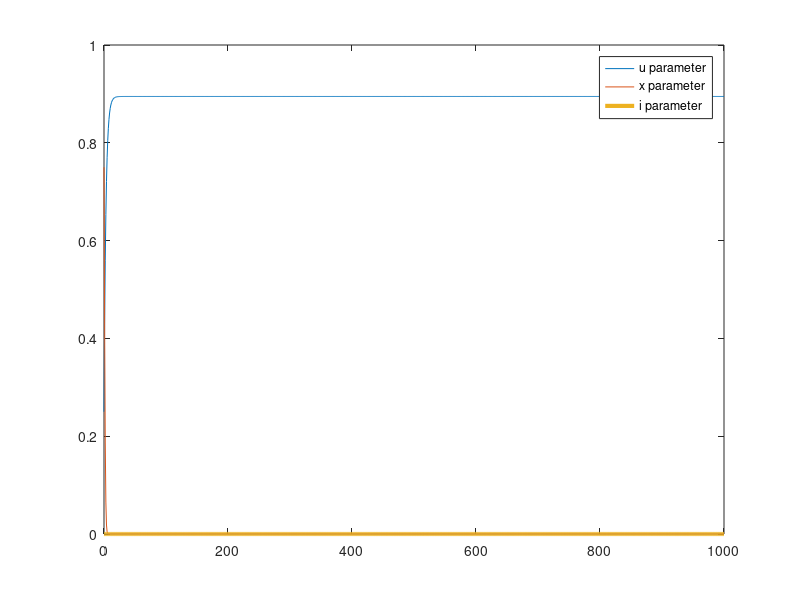

The MATLAB script that drew this image: (Note: this script raises an error after producing the figure.)
% CARLsim
cap_u_cs = 0.2;%0.1119;%0.135;%0.1119;
tau_u_cs = 20;%60;%24;
tau_x_cs = 140;%80;%40;%80;%40;%70;%200;%120;
tau_d_cs = 15;%24;%28;%20;%28;%38.5;%23;%18;%15;
g_cs = 1.01;%1.0238;%1.0315;%1.0325;
u_cs = 0;
x_cs = 1;
A_cs = 20;%20*200;%4;%2;
i_cs = 0;
% Keivan
cap_u_km = 0.25;%0.005;%0.2;%0.1119;%0.135;%0.1119;
tau_u_km = 25;%100;%25;%60;%24;
tau_x_km = 600;%1000;%500;%80;%40;%80;%40;%70;%200;%120;
tau_d_km = 5;%3.0;%5;%24;%28;%20;%28;%38.5;%23;%18;%15;
g_km = 3;%1;%1.0238;%1.0315;%1.0325;
u_km = 0;
x_km = 1;
A_km = 0;%1;%20*200;%4;%2;
%w_km = 10;
i_km = 0;
Vm = 0;%-80;
pst = 0;
spk = 1;
ts=0.5; % time step
t_total = 1000;
simdur = linspace(0,t_total,t_total);
u_all_cs=[]; u_all_km=[];
x_all_cs=[]; x_all_km=[];
i_all_cs=[]; i_all_km=[];

for t=1:length(simdur)
    % CARLsim's methods
	u_cs=u_cs+((-u_cs/tau_u_cs)+(cap_u_cs*(1-u_cs)).*spk);
	x_cs=x_cs+(((1-x_cs)/tau_x_cs)-u_cs.*x_cs.*spk);
	i_cs=i_cs+ts*(-i_cs/tau_d_cs+A_cs.*u_cs.*x_cs-spk);
	i_cs=i_cs+ts*(-i_cs/tau_d_cs+A_cs.*u_cs.*x_cs-spk);
	i_cs=i_cs*g_cs;

    if mod(t,200)==0
        spk = 1;
    else
        spk = 0;
    end
    
    % Keivan's methods
    deltat = pst-t;
    tau1r = tau_d_km / (tau_d_km-tau_x_km);
    y_ = A_km * exp(deltat/tau_d_km);
    x_ = 1 + (x_km-1+tau1r*A_km)*exp(deltat/tau_x_km) - tau1r*y_;
    u_ = u_km * exp(deltat/tau_u_km);
    u_km = u_ + (cap_u_km * (1-u_));
    A_km = y_ + u_km*x_;
    x_km = x_ - u_km*x_;
    if 0
        i_km=g_km*A_km*Vm;
    end
    if 1
        %{
        weight=12;
        g = A_km*weight;
        g = g + ts*(-g/tau_d_km);
        g = g + ts*(-g/tau_d_km);
        i_km=g*A_km*Vm;
        %}
        g = g_km*A_km;

        i_km=g*exp(-deltat/tau_d_km)*Vm;
    end
    if mod(t,20)==0
        %pst = t;   
        %Vm = -80;
        %u_km = 0;
        %x_km = 1;
        %A_km = 0;
        %i_km = i_km - 120;
        pst = t;
    else
        %Vm = 0;
    end
    if t == 50
    %    u_km = 0;
    %    x_km = 1;
    %    A_km = 0;
    end
    pst = t;
    
	u_all_cs(end+1)=u_cs;x_all_cs(end+1)=x_cs;i_all_cs(end+1)=i_cs;
    u_all_km(end+1)=u_km;x_all_km(end+1)=x_km;i_all_km(end+1)=i_km;
end

if 0
%subplot(2,1,1);
figure
plot(simdur,u_all_cs,'-',simdur,x_all_cs,'-',simdur,i_all_cs,'-','LineWidth',3);
%plot(simdur,u_all_cs,'-',simdur,x_all_cs,'-','LineWidth',3);
legend('u parameter','x parameter','i parameter')
title("CARLsim Synaptic Current - U:"+cap_u_cs+"; t_u:"+tau_u_cs+"; t_x:"+tau_x_cs+"; t_d:"+tau_d_cs+"; g:"+g_cs+"; A:"+A_cs)
grid on;
end
if 1
%subplot(2,1,2); 
figure
plot(simdur,u_all_km,'-',simdur,x_all_km,'-',simdur,i_all_km,'-','LineWidth',3);
%plot(simdur,u_all_km,'-',simdur,x_all_km,'-','LineWidth',3);
legend('u parameter','x parameter','i parameter')
title("Keivan Synaptic Current - U:"+cap_u_km+"; t_u:"+tau_u_km+"; t_x:"+tau_x_km+"; t_d:"+tau_d_km+"; g:"+g_km)
grid on;
end